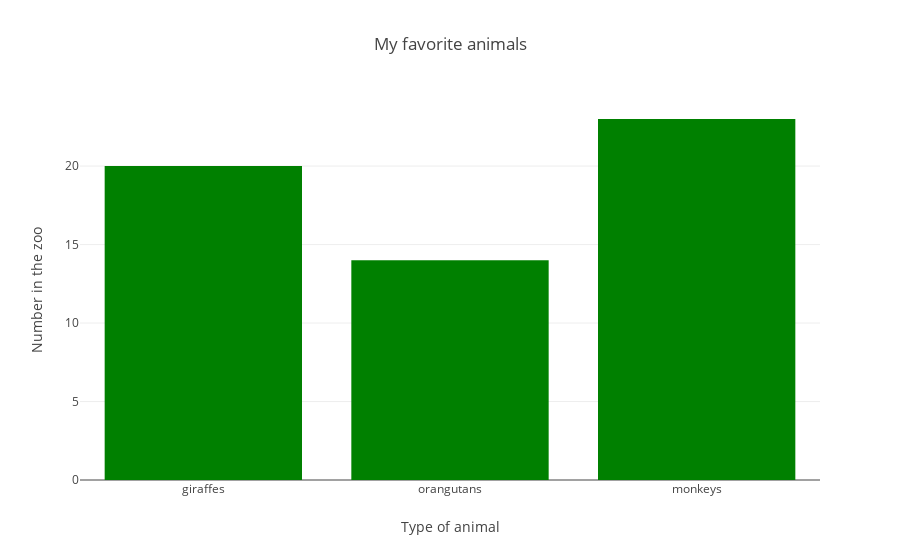

Notebook cell for this chart:
### Markdown cell above
## Formatting a simple bar chart

### Code cell
# Adding some layout to the simple chart we saw before
data = [go.Bar(
            x=['giraffes', 'orangutans', 'monkeys'],
            y=[20, 14, 23],
            marker=dict(color='green')
    )]

layout = go.Layout(
    title = 'My favorite animals', # Graph title
    xaxis = dict(title = 'Type of animal'), # x-axis label
    yaxis = dict(title = 'Number in the zoo'), # y-axis label
    
)
fig = go.Figure(data=data, layout=layout)
iplot(fig)

### Figure 1 — Plotly figure (JSON) as saved in the notebook; plotly's stock layout.template omitted (floating-point values rounded to 4 significant figures)
{"data": [{"marker": {"color": "green"}, "type": "bar", "x": ["giraffes", "orangutans", "monkeys"], "y": [20, 14, 23]}], "layout": {"title": "My favorite animals", "xaxis": {"title": "Type of animal"}, "yaxis": {"title": "Number in the zoo"}}}
